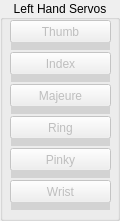
   <widget class="QGroupBox" name="LeftHandServos">
    <property name="enabled">
     <bool>true</bool>
    </property>
    <property name="geometry">
     <rect>
      <x>20</x>
      <y>234</y>
      <width>120</width>
      <height>221</height>
     </rect>
    </property>
    <property name="title">
     <string>Left Hand Servos</string>
    </property>
    <property name="alignment">
     <set>Qt::AlignCenter</set>
    </property>
    <widget class="QPushButton" name="leftHand_wrist">
     <property name="enabled">
      <bool>false</bool>
     </property>
     <property name="geometry">
      <rect>
       <x>10</x>
       <y>180</y>
       <width>101</width>
       <height>23</height>
      </rect>
     </property>
     <property name="text">
      <string>Wrist</string>
     </property>
    </widget>
    <widget class="QPushButton" name="leftHand_ringFinger">
     <property name="enabled">
      <bool>false</bool>
     </property>
     <property name="geometry">
      <rect>
       <x>10</x>
       <y>116</y>
       <width>101</width>
       <height>23</height>
      </rect>
     </property>
     <property name="text">
      <string>Ring</string>
     </property>
    </widget>
    <widget class="QPushButton" name="leftHand_pinky">
     <property name="enabled">
      <bool>false</bool>
     </property>
     <property name="geometry">
      <rect>
       <x>10</x>
       <y>148</y>
       <width>101</width>
       <height>23</height>
      </rect>
     </property>
     <property name="text">
      <string>Pinky</string>
     </property>
    </widget>
    <widget class="QPushButton" name="leftHand_index">
     <property name="enabled">
      <bool>false</bool>
     </property>
     <property name="geometry">
      <rect>
       <x>10</x>
       <y>52</y>
       <width>101</width>
       <height>23</height>
      </rect>
     </property>
     <property name="text">
      <string>Index</string>
     </property>
    </widget>
    <widget class="QPushButton" name="leftHand_majeure">
     <property name="enabled">
      <bool>false</bool>
     </property>
     <property name="geometry">
      <rect>
       <x>10</x>
       <y>84</y>
       <width>101</width>
       <height>23</height>
      </rect>
     </property>
     <property name="text">
      <string>Majeure</string>
     </property>
    </widget>
    <widget class="QPushButton" name="leftHand_thumb">
     <property name="enabled">
      <bool>false</bool>
     </property>
     <property name="geometry">
      <rect>
       <x>10</x>
       <y>20</y>
       <width>101</width>
       <height>23</height>
      </rect>
     </property>
     <property name="toolTip">
      <string>lefthand.thumb</string>
     </property>
     <property name="whatsThis">
      <string/>
     </property>
     <property name="text">
      <string>Thumb</string>
     </property>
    </widget>
    <widget class="QSlider" name="leftHand_thumbSlider">
     <property name="enabled">
      <bool>false</bool>
     </property>
     <property name="geometry">
      <rect>
       <x>11</x>
       <y>42</y>
       <width>99</width>
       <height>8</height>
      </rect>
     </property>
     <property name="styleSheet">
      <string notr="true">QSlider::groove:horizontal {border: 1px solid #999999;}
QSlider::handle:horizontal {height: 5px; width: 6px;background-image: url(sliderButton.jpg)}
QSlider::add-page:qlineargradient {background: lightgray;}
QSlider::sub-page:qlineargradient {background: lightgray;}</string>
     </property>
     <property name="maximum">
      <number>180</number>
     </property>
     <property name="orientation">
      <enum>Qt::Horizontal</enum>
     </property>
    </widget>
    <widget class="QSlider" name="leftHand_indexSlider">
     <property name="enabled">
      <bool>false</bool>
     </property>
     <property name="geometry">
      <rect>
       <x>11</x>
       <y>74</y>
       <width>99</width>
       <height>8</height>
      </rect>
     </property>
     <property name="styleSheet">
      <string notr="true">QSlider::groove:horizontal {border: 1px solid #999999;}
QSlider::handle:horizontal {height: 5px; width: 6px;background-image: url(sliderButton.jpg)}
QSlider::add-page:qlineargradient {background: lightgray;}
QSlider::sub-page:qlineargradient {background: lightgray;}</string>
     </property>
     <property name="maximum">
      <number>180</number>
     </property>
     <property name="orientation">
      <enum>Qt::Horizontal</enum>
     </property>
    </widget>
    <widget class="QSlider" name="leftHand_majeureSlider">
     <property name="enabled">
      <bool>false</bool>
     </property>
     <property name="geometry">
      <rect>
       <x>11</x>
       <y>106</y>
       <width>99</width>
       <height>8</height>
      </rect>
     </property>
     <property name="styleSheet">
      <string notr="true">QSlider::groove:horizontal {border: 1px solid #999999;}
QSlider::handle:horizontal {height: 5px; width: 6px;background-image: url(sliderButton.jpg)}
QSlider::add-page:qlineargradient {background: lightgray;}
QSlider::sub-page:qlineargradient {background: lightgray;}</string>
     </property>
     <property name="maximum">
      <number>180</number>
     </property>
     <property name="orientation">
      <enum>Qt::Horizontal</enum>
     </property>
    </widget>
    <widget class="QSlider" name="leftHand_ringFingerSlider">
     <property name="enabled">
      <bool>false</bool>
     </property>
     <property name="geometry">
      <rect>
       <x>11</x>
       <y>138</y>
       <width>99</width>
       <height>8</height>
      </rect>
     </property>
     <property name="styleSheet">
      <string notr="true">QSlider::groove:horizontal {border: 1px solid #999999;}
QSlider::handle:horizontal {height: 5px; width: 6px;background-image: url(sliderButton.jpg)}
QSlider::add-page:qlineargradient {background: lightgray;}
QSlider::sub-page:qlineargradient {background: lightgray;}</string>
     </property>
     <property name="maximum">
      <number>180</number>
     </property>
     <property name="orientation">
      <enum>Qt::Horizontal</enum>
     </property>
    </widget>
    <widget class="QSlider" name="leftHand_pinkySlider">
     <property name="enabled">
      <bool>false</bool>
     </property>
     <property name="geometry">
      <rect>
       <x>11</x>
       <y>170</y>
       <width>99</width>
       <height>8</height>
      </rect>
     </property>
     <property name="styleSheet">
      <string notr="true">QSlider::groove:horizontal {border: 1px solid #999999;}
QSlider::handle:horizontal {height: 5px; width: 6px;background-image: url(sliderButton.jpg)}
QSlider::add-page:qlineargradient {background: lightgray;}
QSlider::sub-page:qlineargradient {background: lightgray;}</string>
     </property>
     <property name="maximum">
      <number>180</number>
     </property>
     <property name="orientation">
      <enum>Qt::Horizontal</enum>
     </property>
    </widget>
    <widget class="QSlider" name="leftHand_wristSlider">
     <property name="enabled">
      <bool>false</bool>
     </property>
     <property name="geometry">
      <rect>
       <x>11</x>
       <y>202</y>
       <width>99</width>
       <height>8</height>
      </rect>
     </property>
     <property name="styleSheet">
      <string notr="true">QSlider::groove:horizontal {border: 1px solid #999999;}
QSlider::handle:horizontal {height: 5px; width: 6px;background-image: url(sliderButton.jpg)}
QSlider::add-page:qlineargradient {background: lightgray;}
QSlider::sub-page:qlineargradient {background: lightgray;}</string>
     </property>
     <property name="maximum">
      <number>180</number>
     </property>
     <property name="orientation">
      <enum>Qt::Horizontal</enum>
     </property>
    </widget>
   </widget>
